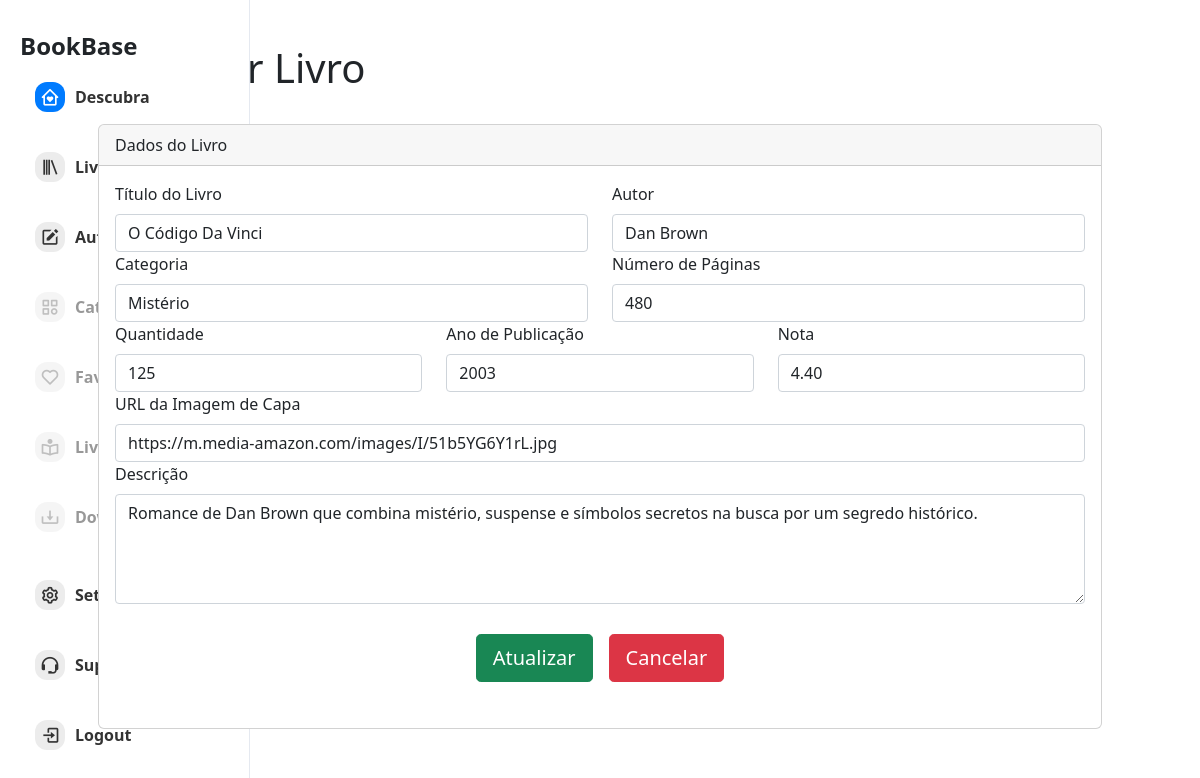
/php/livros/atualizar-livros.php?id=9, run on the app's committed database.
### tables this page shows
CREATE TABLE livros (
  id INT NOT NULL AUTO_INCREMENT,
  titulo VARCHAR(150) NOT NULL,
  categoria_id INT NOT NULL,
  numeroPag VARCHAR(4) NOT NULL,
  quantidade INT NOT NULL,
  anoPubli INT NOT NULL,
  nota DECIMAL(10,2) NOT NULL,
  imagem VARCHAR(255) NULL DEFAULT 'https://m.media-amazon.com/images/I/618iEKbcBDL._AC_UF1000,1000_QL80_.jpg',
  descricao LONGTEXT NOT NULL,
  PRIMARY KEY (id),
  FOREIGN KEY (categoria_id) REFERENCES categorias(id)
);

### php/livros/atualizar-livros.php (the view, shortened to what this page needs)
<!DOCTYPE html>
<html lang="en">
<head>
    <link rel="stylesheet" href="../../css/styles.css">
    <link rel="stylesheet" href="../../css/autor.css">
    <link rel="stylesheet" href="https://cdnjs.cloudflare.com/ajax/libs/font-awesome/5.15.3/css/all.min.css">
    <link rel="stylesheet" href="../../css/css-web/bootstrap.min.css">
    <link rel="stylesheet" href="../../css/css-web/bs-admin.css">
    <link rel="stylesheet" href="../../css/css-web/select2.min.css">
    <link rel="stylesheet" href="../../css/css-web/select2-bootstrap-5-theme.min.css">
    <link rel="stylesheet" href="../../css/css-web/font-awesome-all.min.css">
    <link href='https://unpkg.com/boxicons@2.1.4/css/boxicons.min.css' rel='stylesheet'>
</head>
<body>
    <div class="container">
        <aside class="sidebar">
            <div class="logo">BookBase</div>
            <nav>
                <ul>
                    <li><a href="../index/index.php" class="active"><i class='bx bx-home-heart' id="icon"></i> Descubra</a></li>
                    <li><a href="../livros/lista-livros.php"><i class='bx bx-library'></i> Livraria</a></li>
                    <li><a href="../autor/authores.php"><i class='bx bxs-edit'></i> Autores</a></li>
                    <li class="disabled"><a href="#"><i class='bx bx-category'></i> Categorias</a></li>
                    <li class="disabled"><a href="#"><i class='bx bx-heart'></i> Favoritos</a></li>
                    <li class="disabled"><a href="#"><i class='bx bx-book-reader'></i> Livros Lidos</a></li>
                    <li class="disabled"><a href="#"><i class='bx bx-download'></i> Download</a></li>
                </ul>
            </nav>
            <div class="sidebar-bottom">
                <ul>
                    <li><a href="#"><i class='bx bx-cog sidebar-icon'></i>Settings</a></li>
                    <li><a href="#"><i class='bx bx-support sidebar-icon'></i>Support</a></li>
                    <li><a href="#"><i class='bx bx-log-in sidebar-icon'></i>Logout</a></li>
                </ul>
            </div>
        </aside>
        <main id="author-container">
            <div class="container-fluid">
                <h1 class="mt-4">Atualizar Livro</h1>
                <br>
                <form name="cadastroForm" id="cadastroForm" method="post" action="atualiza-livro.php">
                    <div class="card">
                        <div class="card-header">
                            Dados do Livro
                        </div>
                        <div class="card-body">
                            <div class="row">
                                <?php
                                include '../conexao/conexao.php';
                                $id = intval($_GET['id']);
                                $sql = "SELECT l.*, a.id AS autor_id, a.nome AS autor_nome
                                        FROM livros l
                                        JOIN autores_has_livros ahl ON l.id = ahl.livros_id
                                        JOIN autores a ON ahl.autores_id = a.id
                                        WHERE l.id = ?";
                                $stmt = $conexao->prepare($sql);
                                $stmt->bind_param("i", $id);
                                $stmt->execute();
                                $result = $stmt->get_result();
                                if ($result->num_rows > 0) {
                                    $livro = $result->fetch_assoc();
                                ?>
                                <div class="col-md-6">
                                    <label for="title" class="form-label">Título do Livro</label>
                                    <input type="text" class="form-control" id="title" name="title" value="<?php echo $livro['titulo']; ?>" minlength="3">
                                </div>
                                <div class="col-md-6">
                                    <label for="author" class="form-label">Autor</label>
                                    <select id="author" name="author" class="form-control">
                                        <?php
                                        $sql = "SELECT id, nome FROM autores";
                                        $result = $conexao->query($sql);
                                        if ($result->num_rows > 0) {
                                            while($row = $result->fetch_assoc()) {
                                                $selected = $row['id'] == $livro['autor_id'] ? 'selected' : '';
                                                echo "<option value='" . $row['id'] . "' $selected>" . $row['nome'] . "</option>";
                                            }
                                        } else {
                                            echo "<option value=''>Nenhum autor disponível</option>";
                                        }
                                        ?>
                                    </select>
                                </div>
                                <div class="col-md-6">
                                    <label for="category" class="form-label">Categoria</label>
                                    <select id="category" name="category" class="form-control">
                                        <?php
                                        $sql = "SELECT id, nome FROM categorias";
                                        $result = $conexao->query($sql);
                                        if ($result->num_rows > 0) {
                                            while($row = $result->fetch_assoc()) {
                                                $selected = $row['id'] == $livro['categoria_id'] ? 'selected' : '';
                                                echo "<option value='" . $row['id'] . "' $selected>" . $row['nome'] . "</option>";
                                            }
                                        } else {
                                            echo "<option value=''>Nenhuma categoria disponível</option>";
                                        }
                                        ?>
                                    </select>
                                </div>
                                <div class="col-md-6">
                                    <label for="pages" class="form-label">Número de Páginas</label>
                                    <input type="number" class="form-control" id="pages" name="pages" value="<?php echo $livro['numeroPag']; ?>">
                                </div>
                                <div class="col-md-4">
                                    <label for="amount" class="form-label">Quantidade</label>
                                    <input type="number" class="form-control" id="amount" name="amount" value="<?php echo $livro['quantidade']; ?>">
                                </div>
                                <div class="col-md-4">
                                    <label for="publication-date" class="form-label">Ano de Publicação</label>
                                    <input type="text" class="form-control" id="publication-date" name="publication-date" value="<?php echo $livro['anoPubli']; ?>">
                                </div>
                                <div class="col-md-4">
                                    <label for="rating" class="form-label">Nota</label>
                                    <input type="number" class="form-control" id="rating" name="rating" step="0.1" min="0" max="5" value="<?php echo $livro['nota']; ?>">
                                </div>
                                <div class="col-md-12">
                                    <label for="cover-image" class="form-label">URL da Imagem de Capa</label>
                                    <input type="url" class="form-control" id="cover-image" name="cover-image" value="<?php echo $livro['imagem']; ?>">
                                </div>
                                <div class="col-md-12">
                                    <label for="description" class="form-label">Descrição</label>
                                    <textarea id="description" class="form-control" name="description" rows="4" required><?php echo $livro['descricao']; ?></textarea>
                                </div>
                                <?php
                                } else {
                                    echo "<p>Livro não encontrado.</p>";
                                }
                                ?>
                            </div>
                            <div class="row buttons-cadastro">
                                <div class="col-md-12 d-flex justify-content-center">
                                    <button id="btn-submit" class="btn btn-success btn-lg me-3" type="button">Atualizar</button>
                                    <button id="btn-cancelar" type="button" class="btn
                                    btn-danger btn-lg">Cancelar</button>
                                </div>
                            </div>
                        </div>
                    </div>
                </form>
            </div>
        </main>
    </div>
</body>
</html>

### css/styles.css (style rules this page uses)
body { font-family: 'Arial', sans-serif; background-color: #f0f5ff; margin: 0; padding: 0; display: flex; height: 100vh; overflow: hidden; }
.container { display: flex; width: 100%; height: 100%; }
.sidebar { width: 240px; background-color: #ffffff; padding: 20px; display: flex; flex-direction: column; justify-content: space-between; border-right: 1px solid #e5e9f0; }
.logo { font-size: 24px; font-weight: bold; }
.disabled { opacity: 0.5; cursor: default; pointer-events: none; }
.disabled a { color: gray; }
.disabled i { color: gray; }
.sidebar nav ul { list-style-type: none; padding: 0; }
.sidebar nav ul li { margin-bottom: 20px; }
.sidebar nav ul li a { text-decoration: none; color: #333; font-weight: bold; display: flex; align-items: center; padding: 10px 15px; border-radius: 5px; transition: background-color 0.3s; }
.sidebar nav ul li a i { background-color: #ececec; padding: 5px; border-radius: 12px; }
.sidebar-bottom ul { list-style-type: none; padding: 0; }
.sidebar-bottom ul li { margin-bottom: 20px; }
.sidebar-bottom ul li a { text-decoration: none; color: #333; font-weight: bold; display: flex; align-items: center; padding: 10px 15px; border-radius: 5px; transition: background-color 0.3s; }
.sidebar nav ul li a i { margin-right: 10px; font-size: 20px; }
.sidebar-icon { background-color: #ececec; padding: 5px; border-radius: 12px; margin-right: 10px; font-size: 20px; }
#icon { background-color: #007bff; color: #fff; }
main { flex: 1; overflow-y: auto; padding: 20px; }
#author-container { margin: auto; }

### css/autor.css (style rules this page uses)
main { margin: auto; }
#author-container { margin: auto; }

### php/livros/atualizar-livros.php (style rules this page uses)
.buttons-cadastro { padding: 30px; }
.container { display: flex; }
.sidebar { width: 250px; height: 100vh; position: fixed; left: 0; top: 0; padding-top: 20px; }

### data on the page
livros: title "O Código Da Vinci", pages "480", amount "125", publication-date "2003", rating "4.40", cover-image "https://m.media-amazon.com/images/I/51b5YG6Y1rL.jpg", description "Romance de Dan Brown que combina mistério, suspense e símbolos secretos na busca por um segredo histórico."

### other printed values
form field author "Dan Brown"
form field category "Mistério"
